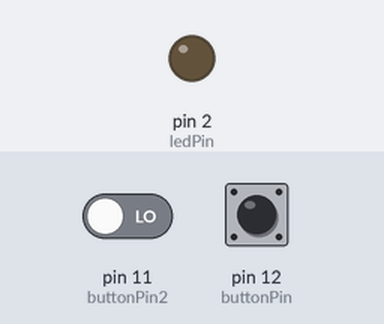
This sketch was run on a simulated Arduino Uno, built with avr-gcc and run on an emulated ATmega328P. Shown: output pins drawn as LEDs (lit = HIGH). The test bench sets the inputs (shaded band); at power-on: pin 12 (buttonPin) HIGH, pin 11 (buttonPin2) LOW.

Above: at 1.2 s.
1.3 s: pin 12 (buttonPin) pulled LOW for 0.15 s
At 1.8 s:
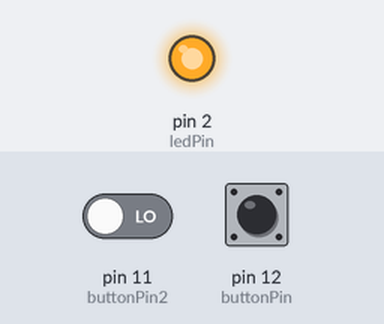
2.9 s: pin 12 (buttonPin) pulled LOW for 1 s
At 4.2 s:
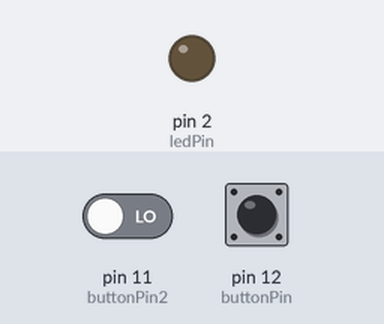
5.4 s: pin 12 (buttonPin) pulled LOW for 3.2 s
At 6.1 s:
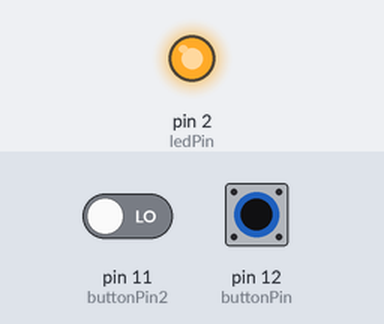
Timing chart, 0 to 8.4 s (numbered marks = the images above; inputs shaded):
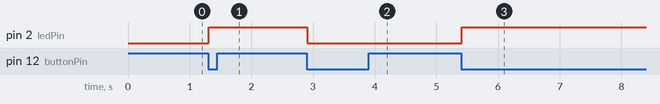

The sketch:

push_button_led_toggle.ino
```cpp
int buttonPin = 12;
int buttonPin2 = 11;
int ledPin = 2;
int ledPin2 = 3;
bool ledOn = false;
bool ledOn2 = false;
int buttonPrevState = LOW;
int buttonPrevState2 = LOW;

void setup() {
  pinMode(buttonPin, INPUT_PULLUP);
  pinMode(ledPin, OUTPUT);
  Serial.println('Started...');
}

void toggleButton(int pin, int &prevState, bool &state) {
  int buttonState = digitalRead(pin);
  if (buttonState != prevState) {
    if (buttonState == LOW) {
      state = !state;
    }

    prevState = buttonState;

    delay(10);
  }
}

void loop() {
  toggleButton(buttonPin, buttonPrevState, ledOn);
  toggleButton(buttonPin2, buttonPrevState2, ledOn2);
  digitalWrite(ledPin, ledOn ? HIGH : LOW);
  digitalWrite(ledPin2, ledOn2 ? HIGH : LOW);
}
```

Measured:
- after the input at 1.3 s, pin 2 (ledPin): LOW → HIGH at once
- after the input at 2.9 s, pin 2 (ledPin): HIGH → LOW at once
- after the input at 5.4 s, pin 2 (ledPin): LOW → HIGH at once
